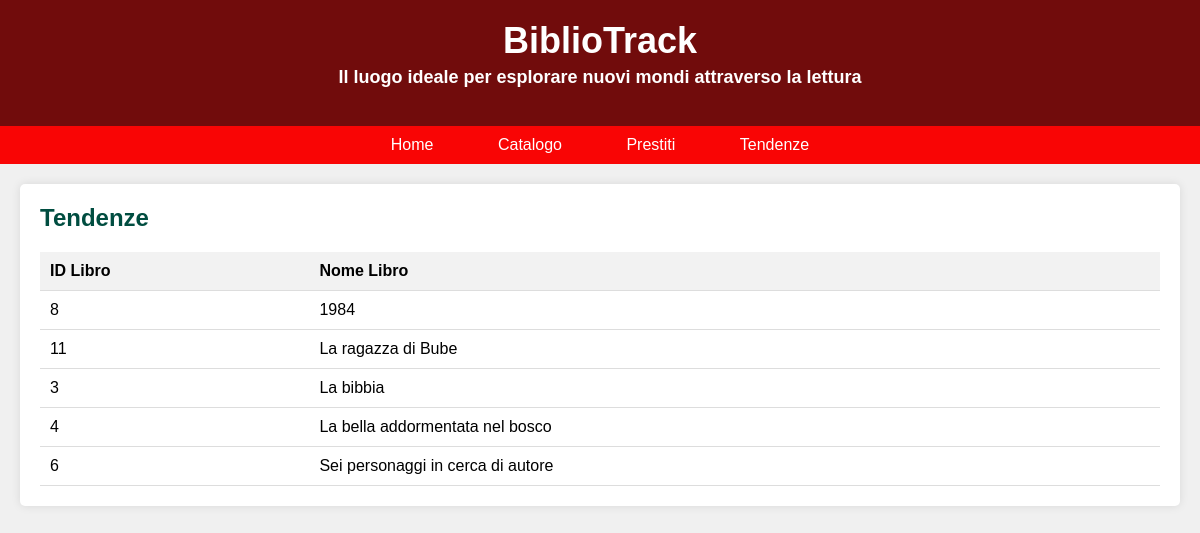
Page /tendenze.php on the earlier database version.
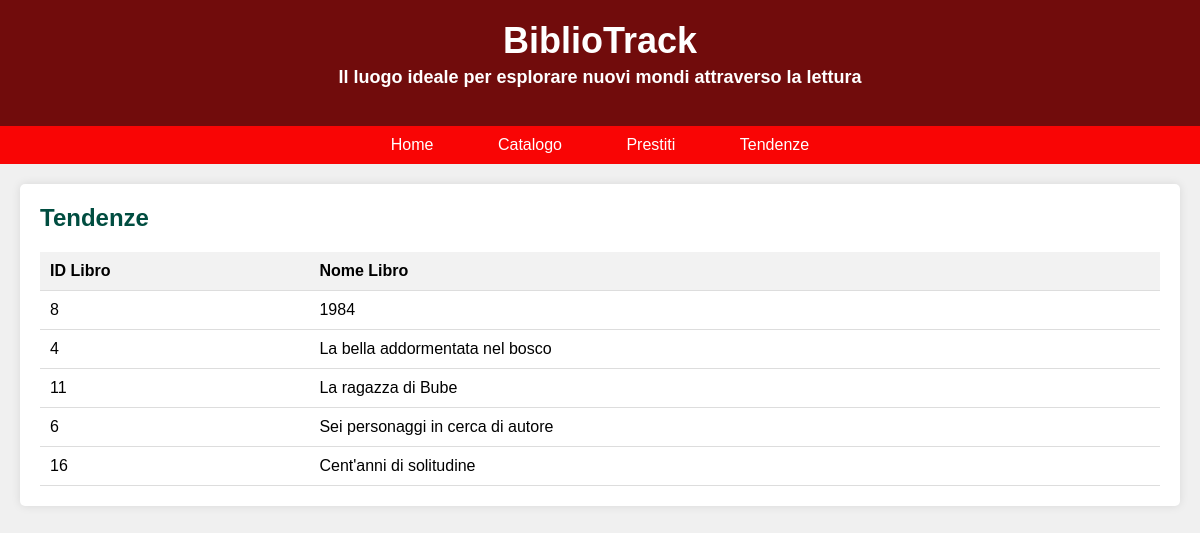
Same page on the later database version.
### tables this page shows
CREATE TABLE `libri` (
  `PK_Id_libro` int(11) NOT NULL,
  `Titolo` varchar(100) NOT NULL,
  `Autore` varchar(50) NOT NULL,
  `Casa_editrice` varchar(50) NOT NULL,
  `Anno_pubblicazione` int(4) DEFAULT NULL,
  `Collana` varchar(50) DEFAULT NULL,
  `Genere` varchar(50) DEFAULT NULL,
  `stato` tinyint(4) DEFAULT 0
);

### tendenze.php (the view, shortened to what this page needs)
<?php
$servername = "localhost";
$username = "root";
$password = "Ruozzi1234";
$dbname = "bibliotrack";
?>
<!DOCTYPE html>
<html lang="it">
<head>
</head>
<body>
    <header id='header'>
        <h1>BiblioTrack</h1>
        <h3>Il luogo ideale per esplorare nuovi mondi attraverso la lettura</h3>
    </header>
    <nav>
        <a href="index.html">Home</a>
        <a href="catalogo.php">Catalogo</a>
        <a href="prestiti.html">Prestiti</a>
        <a href="tendenze.php">Tendenze</a>
    </nav>
    <div class="container">
        <section class="catalog-section">
            <h2>Tendenze</h2>
            <table>
                <thead>
                    <tr>
                        <th>ID Libro</th>
                        <th>Nome Libro</th>
                    </tr>
                </thead>
                <tbody>
                    <?php
                    $conn = new mysqli($servername, $username, $password, $dbname);
                    $sql = $sql = "SELECT l.PK_Id_libro, l.Titolo
                    FROM libri l
                    JOIN (
                        SELECT FK_Id_libro
                        FROM prestiti
                        GROUP BY FK_Id_libro
                        ORDER BY COUNT(*) DESC
                        LIMIT 5
                    ) p ON l.PK_Id_libro = p.FK_Id_libro";
                    $result = $conn->query($sql);
                    if ($result!==false && $result->num_rows > 0) {
                        while($row = $result->fetch_assoc()) {
                            echo "<tr><td>" . $row["PK_Id_libro"] . "</td><td>" . $row["Titolo"] . "</td></tr>";
                        }
                    } else {
                        echo "<tr><td colspan='2'>Nessun risultato trovato</td></tr>";
                    }
                    ?>
                </tbody>
            </table>
        </section>
    </div>
</body>
</html>

Differences in the rows shown:
no longer on this page (row edited): libri: PK_Id_libro "3", Titolo "La bibbia"
changed libri "La bella addormentata nel bosco": moves up the list
now on this page (row edited): libri: PK_Id_libro "16", Titolo "Cent'anni di solitudine"
